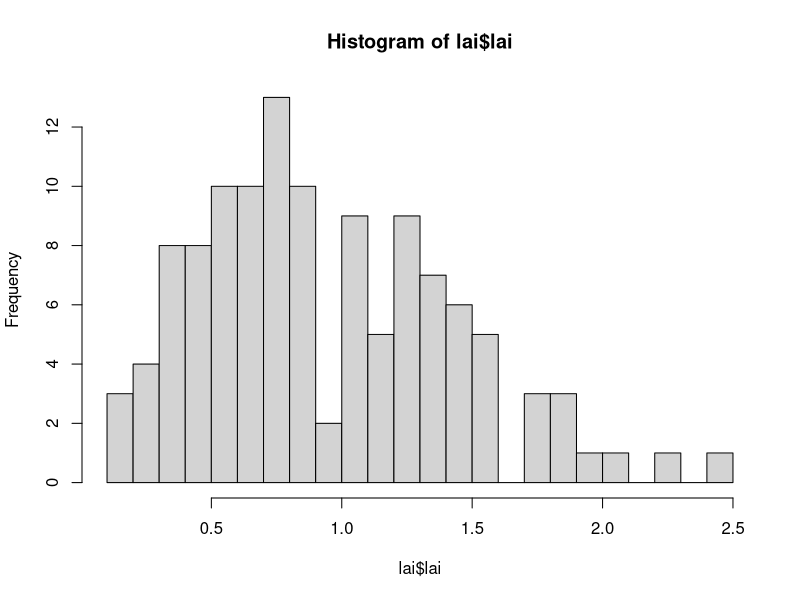

Write R code to recreate this figure. (Note: this script raises an error after producing the figure.)
# Scipt for analyzing the mequite data
## The script proceeds as stated questions followed by the code to analyze the data
## in response to that stated question

## load libraries
library(tidyverse)
library(vioplot)
library(lme4)
library(car)
library(emmeans)

## read in data
sm = read.csv("../data/sm_clean.csv") # soil moisture
bm = read.csv("../data/bm_clean.csv") # biomass
lai = read.csv("../data/lai_clean.csv") # lai

##########################################################################################
### Q1: What does the size distribution (in LAI) of the trees look like?
##########################################################################################
#### create a histogram
hist(lai$lai,breaks = 20) 

##########################################################################################
### A1: LAI is fairly normal (center just below 1), but quite a big spread
##########################################################################################

##########################################################################################
### Q2: How does mesquite presence influence soil moisture?
##########################################################################################
#### run paired t-tests for all data and each date
sm_dates = levels(sm$date)
t.test(subset(sm, location == 'under')$vwc, subset(sm, location == 'away')$vwc,
       paired = T)
t.test(subset(sm, location == 'under' & date == sm_dates[1])$vwc, 
       subset(sm, location == 'away' & date == sm_dates[1])$vwc,
       paired = T)
t.test(subset(sm, location == 'under' & date == sm_dates[2])$vwc, 
       subset(sm, location == 'away' & date == sm_dates[2])$vwc,
       paired = T)
t.test(subset(sm, location == 'under' & date == sm_dates[3])$vwc, 
       subset(sm, location == 'away' & date == sm_dates[3])$vwc,
       paired = T)
t.test(subset(sm, location == 'under' & date == sm_dates[4])$vwc, 
       subset(sm, location == 'away' & date == sm_dates[4])$vwc,
       paired = T)
t.test(subset(sm, location == 'under' & date == sm_dates[5])$vwc, 
       subset(sm, location == 'away' & date == sm_dates[5])$vwc,
       paired = T)
t.test(subset(sm, location == 'under' & date == sm_dates[6])$vwc, 
       subset(sm, location == 'away' & date == sm_dates[6])$vwc,
       paired = T)
t.test(subset(sm, location == 'under' & date == sm_dates[7])$vwc, 
       subset(sm, location == 'away' & date == sm_dates[7])$vwc,
       paired = T)
t.test(subset(sm, location == 'under' & date == sm_dates[8])$vwc, 
       subset(sm, location == 'away' & date == sm_dates[8])$vwc,
       paired = T)

#### plot the data
sm_vioplot = vioplot(subset(sm, location == 'under')$vwc, 
                     subset(sm, location == 'away')$vwc,
                     ylim = c(0, 40), yaxt = 'n',
                     names = c('Under', 'Away'),
                     col = c('grey', 'yellow'))
axis(2, seq(0, 40, 10), las = 1)

sm_vioplot_date = plot(NULL, ylim = c(0, 40), xlim = c(1, 16), yaxt = 'n', xaxt = 'n',
                       ylab = '', xlab = '')
sm_vioplot_date = vioplot(subset(sm, location == 'under' & date == sm_dates[1])$vwc, 
                     subset(sm, location == 'away' & date == sm_dates[1])$vwc,
                     subset(sm, location == 'under' & date == sm_dates[2])$vwc, 
                     subset(sm, location == 'away' & date == sm_dates[2])$vwc,
                     subset(sm, location == 'under' & date == sm_dates[3])$vwc, 
                     subset(sm, location == 'away' & date == sm_dates[3])$vwc,
                     subset(sm, location == 'under' & date == sm_dates[4])$vwc, 
                     subset(sm, location == 'away' & date == sm_dates[4])$vwc,
                     subset(sm, location == 'under' & date == sm_dates[5])$vwc, 
                     subset(sm, location == 'away' & date == sm_dates[5])$vwc,
                     subset(sm, location == 'under' & date == sm_dates[6])$vwc, 
                     subset(sm, location == 'away' & date == sm_dates[6])$vwc,
                     subset(sm, location == 'under' & date == sm_dates[7])$vwc, 
                     subset(sm, location == 'away' & date == sm_dates[7])$vwc,
                     subset(sm, location == 'under' & date == sm_dates[8])$vwc, 
                     subset(sm, location == 'away' & date == sm_dates[8])$vwc,
                     add = T,
                     col = rep(c('grey', 'yellow'), times = 8),
                     ylab = '', xlab = '')
axis(2, seq(0, 40, 10), las = 1)
axis(1, seq(1, 8, 1), at = seq(1.5, 15.5, 2))
mtext(side = 1, 'Measurement Period', line = 3)
mtext(side = 2, 'VWC (%)', line = 3)
legend('topright', c('Under', 'Away'), pch = 16, col = c('grey', 'yellow'))

##########################################################################################
### A2: It's wetter outside of the mesquite area
##########################################################################################

##########################################################################################
### Q3a: Is biomass different under the mesquite?
##########################################################################################
#### total biomass
##### make a dataframe with no litter
bm_nolitt = subset(bm, code != 'LITT')

##### create dateframe with correct columns for total biomass
bm_total_pre = data.frame(plot = rep(seq(1, 40), 2), 
                      location = c(rep('under', 40), rep('away', 40)),
                      date = rep('2018-09-22', times = 80))
nrow(bm_total_pre)

##### get total biomass for each plot (excluding dead stuff)
bm_total_group_by = group_by(bm_nolitt, date, plot, location)
bm_total_sums = summarise(bm_total_group_by, weight_sum = sum(weight))

##### combine sums into data fram with zeros
bm_total = left_join(bm_total_pre, bm_total_sums)
head(bm_total)
bm_total$weight_sum[is.na(bm_total$weight_sum)] = 0
head(bm_total)
tail(bm_total)

##### run the analysis
t.test(subset(bm_total, location == 'under')$weight_sum, 
       subset(bm_total, location == 'away')$weight_sum,
       paired = T)

##########################################################################################
### A3a: Slightly lower under the mesquite, but not significantly different
##########################################################################################

##########################################################################################
### Q3b: Does biomass result vary by lifeform?
##########################################################################################
##### create dateframe with correct columns for biomass by lifeform type
bm_lifeform_pre = data.frame(plot = rep(seq(1, 40), 8), 
                          location = c(rep('under', 160), rep('away', 160)),
                          lifeform = rep(c(rep(levels(bm$lifeform)[1], 40),
                                           rep(levels(bm$lifeform)[2], 40),
                                           rep(levels(bm$lifeform)[3], 40),
                                           rep(levels(bm$lifeform)[4], 40)), 2),
                          date = rep('2018-09-22', times = 320))
nrow(bm_lifeform_pre)

##### get lifeform biomass for each plot
bm_lifeform_group_by = group_by(bm, date, plot, location, lifeform)
bm_lifeform_sums = summarise(bm_lifeform_group_by, weight_sum = sum(weight))

##### combine sums into data fram with zeros
bm_lifeform = left_join(bm_lifeform_pre, bm_lifeform_sums)
head(bm_lifeform)
bm_lifeform$weight_sum[is.na(bm_lifeform$weight_sum)] = 0
head(bm_lifeform)
tail(bm_lifeform)

##### separate out the different lifeforms
bm_lifeform_forb = subset(bm_lifeform, lifeform == 'Forb')
bm_lifeform_grass = subset(bm_lifeform, lifeform == 'Grass')
bm_lifeform_litter = subset(bm_lifeform, lifeform == 'LITT')
bm_lifeform_tree = subset(bm_lifeform, lifeform == 'Shrub/tree')

##### run the analysis
t.test(subset(bm_lifeform_forb, location == 'under')$weight_sum, 
       subset(bm_lifeform_forb, location == 'away')$weight_sum,
       paired = T) # slightly more fobs under
t.test(subset(bm_lifeform_grass, location == 'under')$weight_sum, 
       subset(bm_lifeform_grass, location == 'away')$weight_sum,
       paired = T) # more grass away!
t.test(subset(bm_lifeform_litter, location == 'under')$weight_sum, 
       subset(bm_lifeform_litter, location == 'away')$weight_sum,
       paired = T) # more litter away!
t.test(subset(bm_lifeform_tree, location == 'under')$weight_sum, 
       subset(bm_lifeform_tree, location == 'away')$weight_sum,
       paired = T) # nothing with trees (only one tree plot)

#### grass/forb ratio
grass_ratio = bm_lifeform_grass$weight_sum / 
  rowSums(cbind(bm_lifeform_forb$weight_sum, bm_lifeform_grass$weight_sum, 
      bm_lifeform_tree$weight_sum))

grass_ratio_df = data.frame(bm_lifeform_grass[, c(1,2)], grass_ratio = grass_ratio)

t.test(subset(grass_ratio_df, location == 'under')$grass_ratio,
       subset(grass_ratio_df, location == 'away')$grass_ratio,
       paired = T)

#### plot out grass ratio results
grass_ratio_vioplot = plot(NULL, ylim = c(0, 1.2), xlim = c(0, 3), yaxt = 'n', 
                           xaxt = 'n', ylab = '', xlab = '')
grass_ratio_vioplot = vioplot(subset(grass_ratio_df, location == 'under')$grass_ratio,
                              subset(grass_ratio_df, location == 'away')$grass_ratio,
                              add = T, col = c('grey', 'yellow'))
axis(2, seq(0, 1, 0.2), las = 1)
axis(1, c('under', 'away'), at = c(1, 2))
mtext(side = 2, 'Grass ratio', line = 3)
text(1, 1.1, paste(round(mean(subset(grass_ratio_df, location == 'under')$grass_ratio, 
                              na.rm =T), 2),
                   '±',
                   round(sd(subset(grass_ratio_df, location == 'under')$grass_ratio, 
                            na.rm =T) / sqrt(40), 2),
                   sep = ' '))
text(2, 1.1, paste(round(mean(subset(grass_ratio_df, location == 'away')$grass_ratio, 
                              na.rm =T), 2),
                   '±',
                   round(sd(subset(grass_ratio_df, location == 'away')$grass_ratio, 
                            na.rm =T) / sqrt(40), 2),
                   '*',
                   sep = ' '))
#legend('topright', c('Under', 'Away'), pch = 16, col = c('grey', 'yellow'))

#### plot out the lifeform results
bm_lifeform_vioplot = plot(NULL, ylim = c(0, 40), xlim = c(0, 5), yaxt = 'n', 
                           xaxt = 'n', ylab = '', xlab = '')
bm_lifeform_vioplot = vioplot(subset(bm_lifeform_grass, location == 'under')$weight_sum,
                              subset(bm_lifeform_grass, location == 'away')$weight_sum,
                              subset(bm_lifeform_forb, location == 'under')$weight_sum,
                              subset(bm_lifeform_forb, location == 'away')$weight_sum,
                              add = T,
                              col = rep(c('grey', 'yellow'), times = 2),
                              ylab = '', xlab = '')
axis(2, seq(0, 40, 10), las = 1)
axis(1, c('grass', 'forb'), at = c(1.5, 3.5))
mtext(side = 2, 'Biomass (g)', line = 3)
legend('topright', c('Under', 'Away'), pch = 16, col = c('grey', 'yellow'))

##########################################################################################
### A3b: less grass and more forbs under the mesquite
##########################################################################################


##########################################################################################
### Q3c: are there biomass differences by family (fabaceae in particular)?
##########################################################################################
#### are there many legumes?
levels(bm_nolitt$family)
subset(bm_nolitt, family == 'Fabaceae') # nope...

##########################################################################################
### A3c: not enough fabaceae for an interesting comparison
##########################################################################################


##########################################################################################
### Q4c: is species richness different under the mesquite?
##########################################################################################
#### 
bm_richness_pre = data.frame(plot = rep(seq(1, 40), 2), 
                          location = c(rep('under', 40), rep('away', 40)),
                          date = rep('2018-09-22', times = 80))
nrow(bm_richness_pre)

#### calculate species richness per plot type (for non-litter)
bm_richness_group_by = group_by(bm_nolitt, date, plot, location)
bm_richness_sums = summarise(bm_richness_group_by, richness = n())

##### combine richness into data fram with zeros
bm_richness = left_join(bm_richness_pre, bm_richness_sums)
head(bm_richness)
bm_richness$richness[is.na(bm_richness$richness)] = 0
head(bm_richness)
tail(bm_richness)

##### run the analysis
t.test(subset(bm_richness, location == 'under')$richness, 
       subset(bm_richness, location == 'away')$richness,
       paired = T)

##########################################################################################
### A4c: species richness is generally the same
##########################################################################################

##########################################################################################
### Q5a: does tree size matter for soil moisture effect?
##########################################################################################
#### calculate average soil moisture effect across dates and create new data frame
sm_under = subset(sm, location == "under")
sm_away = subset(sm, location == "away")
sm_effect = ((sm_away$vwc - sm_under$vwc) / sm_away$vwc) * 100
sm_effect_df = data.frame(sm_under[, c(2,3)], sm_effect = sm_effect)

sm_effect_df_group_by_plot = group_by(sm_effect_df, plot)
sm_effect_df_mean = summarise(sm_effect_df_group_by_plot, 
                              sm_effect_mean = mean(sm_effect))

#### get average lai for each tree
lai_group_by_plot = group_by(lai, plot)
lai_mean = summarise(lai_group_by_plot, lai_mean = mean(lai))
head(lai_mean)
nrow(lai_mean)

sm_effect_df_mean_lai = left_join(sm_effect_df_mean, lai_mean)
head(sm_effect_df_mean_lai)
nrow(sm_effect_df_mean_lai)

#### run regression
plot(sm_effect_df_mean_lai$sm_effect_mean ~ 
       sm_effect_df_mean_lai$lai_mean) # not much there
sm_effect_df_mean_lai_lm = lm(sm_effect_df_mean_lai$sm_effect_mean ~ 
                                sm_effect_df_mean_lai$lai_mean) # not much there
anova(sm_effect_df_mean_lai_lm) # nada

##########################################################################################
### A5a: tree size does not matter for soil moisture effect
##########################################################################################


##########################################################################################
### Q5b: does tree size matter for biomass effect?
##########################################################################################
#### calculate average total biomass effect across dates and create new data frame
bm_total_under = subset(bm_total, location == "under")
bm_total_away = subset(bm_total, location == "away")
bm_total_effect = ((bm_total_away$weight_sum - bm_total_under$weight_sum) / 
                     bm_total_away$weight_sum) * 100
bm_total_effect_df = data.frame(plot = bm_total_under[, 1], 
                                bm_total_effect = bm_total_effect)

bm_total_effect_df_lai = left_join(bm_total_effect_df, lai_mean)
head(bm_total_effect_df_lai)
nrow(bm_total_effect_df_lai)

#### run regression
bm_total_effect_df_lai_sub = subset(bm_total_effect_df_lai, bm_total_effect > -5000)
plot(bm_total_effect_df_lai_sub$bm_total_effect ~ 
       bm_total_effect_df_lai_sub$lai_mean, ylim = c(-100, 100)) # not much there
bm_total_effect_df_mean_lai_lm = lm(bm_total_effect_df_lai_sub$bm_total_effect ~ 
                                      bm_total_effect_df_lai_sub$lai_mean) # not much there
anova(bm_total_effect_df_mean_lai_lm) # nada

##########################################################################################
### Q5b: tree size doesn't seem to matter for biomass effect
##########################################################################################
